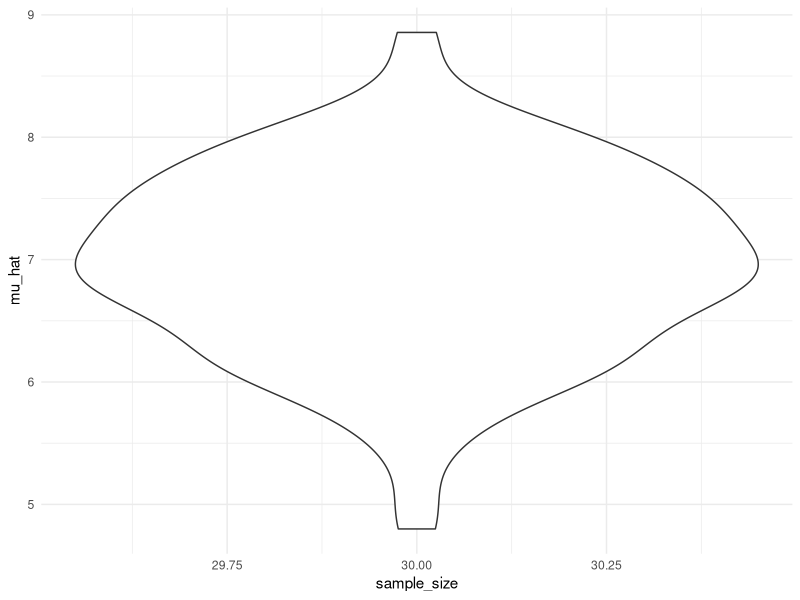
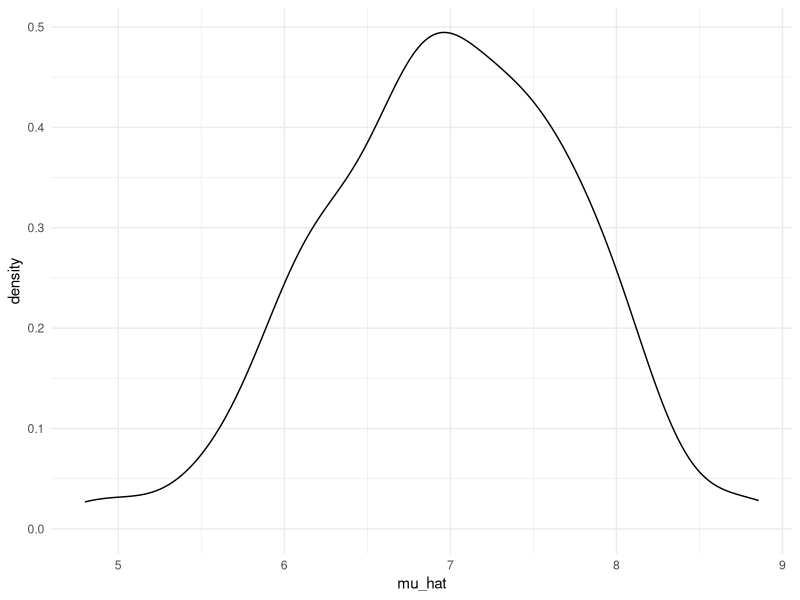
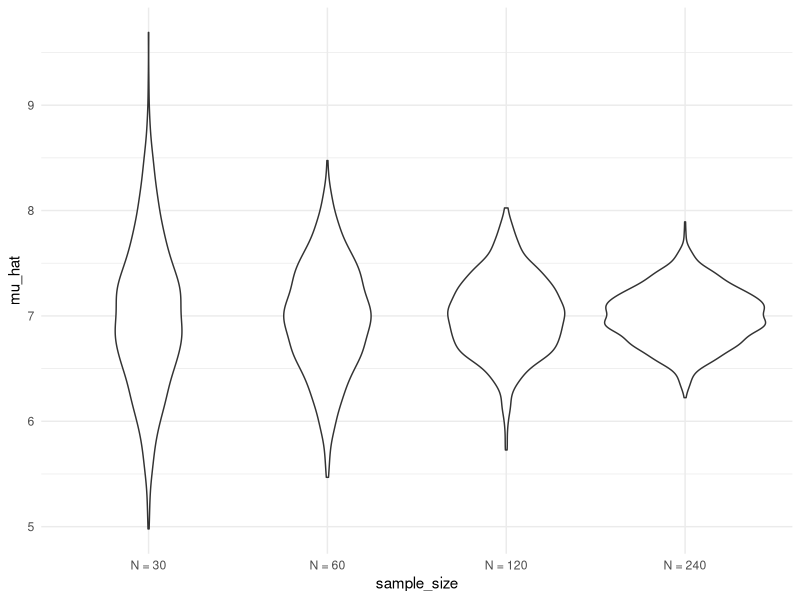
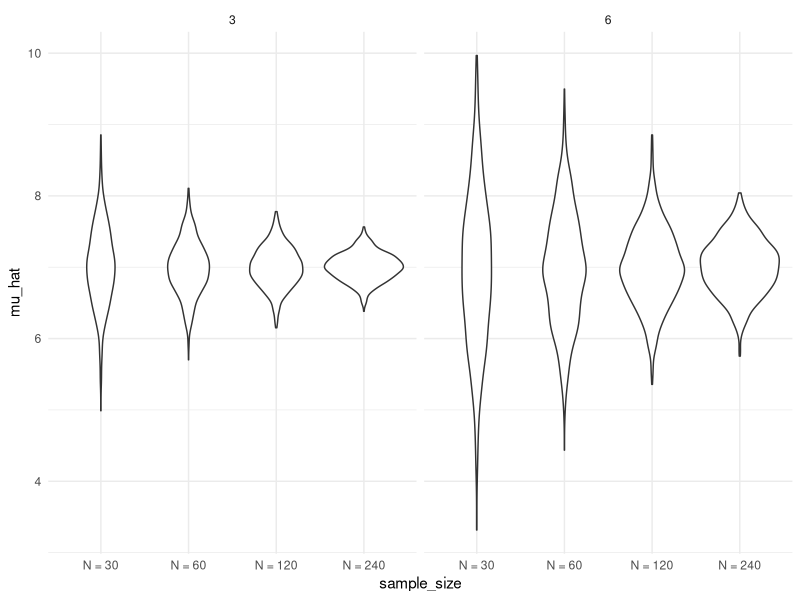

R code for these plots, in order:
## ---- chunk 1
library(tidyverse)
set.seed(1)

knitr::opts_chunk$set(
	echo = TRUE,
	warning = FALSE,
  fig.width = 6,
  fig.asp = .6,
  out.width = "90%"
)

theme_set(theme_minimal() + theme(legend.position = "bottom"))

options(
  ggplot2.continuous.colour = "viridis",
  ggplot2.continuous.fill = "viridis"
)

scale_colour_discrete = scale_colour_viridis_d
scale_fill_discrete = scale_fill_viridis_d
## ---- chunk 2
sim_mean_sd = function(n_obs, mu = 7, sigma = 4) {
  
  x = rnorm(n = n_obs, mean = mu, sd = sigma)
  
  
  tibble(
    mu_hat = mean(x),
    sigma_hat = sd(x)
  )
  
}
## ---- chunk 3
sim_mean_sd(n_obs = 30)
## ---- chunk 4
output = vector("list", length = 100)

for (i in 1:100) {
  
  output[[i]] = sim_mean_sd(n_obs = 30)
  
}

bind_rows(output)
## ---- chunk 5
sim_results_df = 
  expand_grid(
    sample_size = 30,
    iteration = 1:100
  ) %>% 
  mutate(
    estimate_df = map(sample_size, sim_mean_sd)
  ) %>% 
  unnest(estimate_df)
## ---- chunk 6
sim_results_df %>% 
  ggplot(aes(x = sample_size, y = mu_hat)) +
  geom_violin()

sim_results_df %>% 
  ggplot(aes(x = mu_hat)) +
  geom_density()
## ---- chunk 7
sim_results_df = 
  expand_grid(
    sample_size = c(30, 60, 120, 240),
    iteration = 1:1000
  ) %>% 
  mutate(
    estimate_df = map(.x = sample_size, ~ sim_mean_sd(n_obs = .x))
  ) %>% 
  unnest(estimate_df)
## ---- chunk 8
sim_results_df %>% 
  mutate(
    sample_size = str_c("N = ", sample_size),
    sample_size = fct_inorder(sample_size)
  ) %>% 
  ggplot(aes(x = sample_size, y = mu_hat)) +
  geom_violin()
## ---- chunk 9
sim_results_df %>% 
  mutate(
    sample_size = str_c("N = ", sample_size),
    sample_size = fct_inorder(sample_size)
  ) %>% 
  group_by(sample_size) %>% 
  summarise(
    emp_st_err = sd(mu_hat)
  )
## ---- chunk 10
sim_results_df = 
  expand_grid(
    sample_size = c(30, 60, 120, 240),
    true_sigma = c(6, 3),
    iteration = 1:1000
  ) %>% 
  mutate(
    estimate_df = 
      map2(.x = sample_size, .y = true_sigma, ~ sim_mean_sd(n_obs = .x, sigma = .y))
  ) %>% 
  unnest(estimate_df)
## ---- chunk 11
sim_results_df %>% 
  mutate(
    sample_size = str_c("N = ", sample_size),
    sample_size = fct_inorder(sample_size)
  ) %>% 
  ggplot(aes(x = sample_size, y = mu_hat)) +
  geom_violin() +
  facet_grid(. ~ true_sigma)
